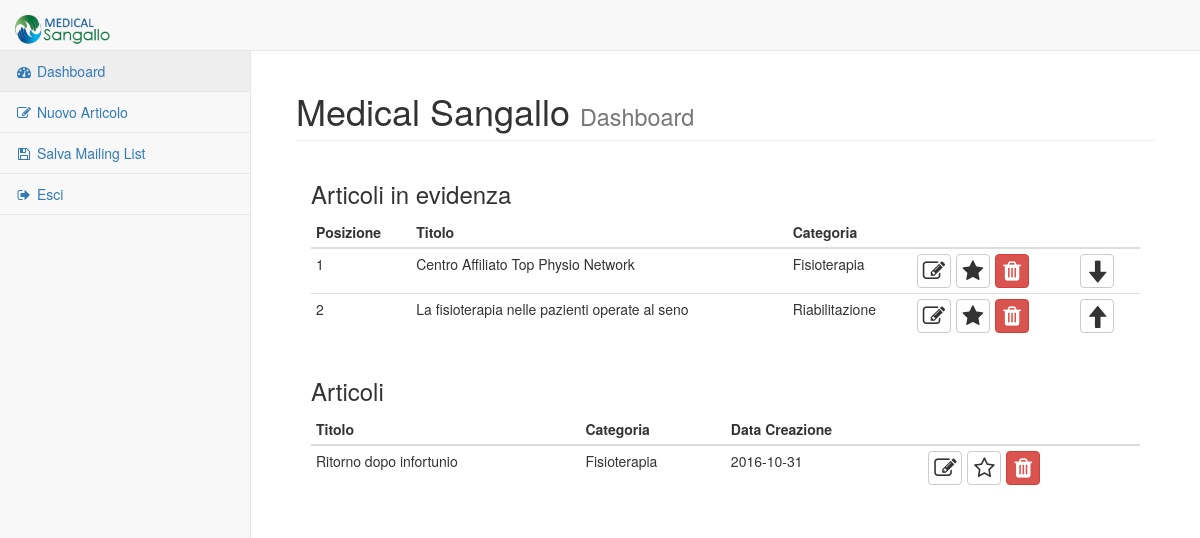
The page /administrator/dashboard.php (signed in) on the database as committed earlier.
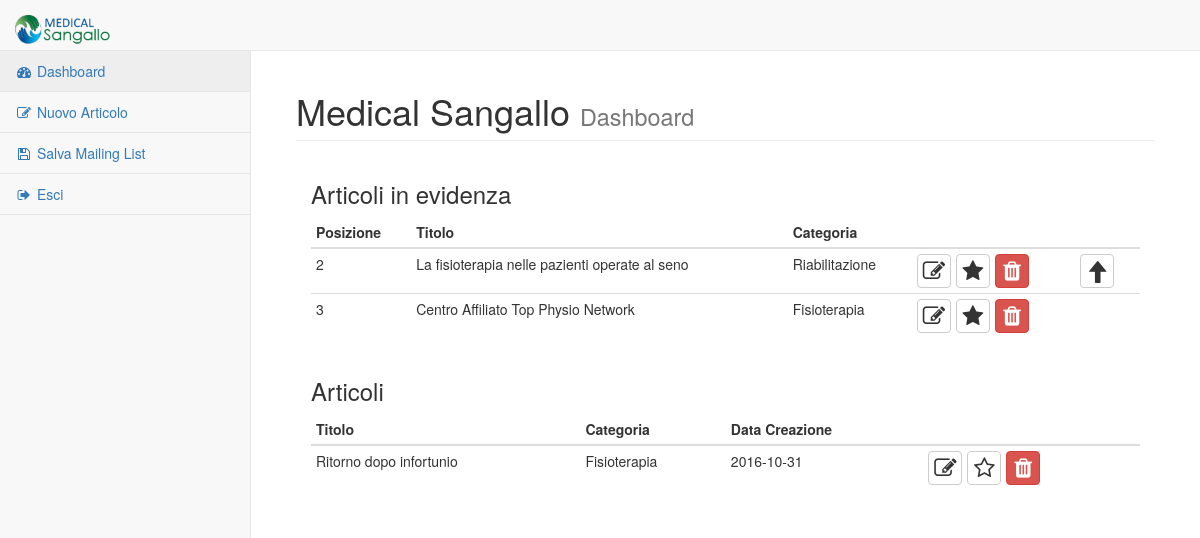
The same page on the database as committed later.
### tables this page shows
CREATE TABLE articolo (id INTEGER PRIMARY KEY AUTOINCREMENT, titolo TEXT UNIQUE NOT NULL, sottotitolo TEXT UNIQUE NOT NULL, testo TEXT NOT NULL, homepage INT DEFAULT 0, data_creazione DATE DEFAULT CURRENT_DATE NOT NULL, posizione INT DEFAULT 0, categoria STRING (50) NOT NULL, pathImg STRING);

### administrator/php/variabili.php (called while the page is built, shortened)
<?php
$header = "html/header.html";
$footer = "html/footer.html";
$home = "../index.html";
$changeStatus = "changeStatus.php";
$deleteArticolo = "deleteArticolo.php";
$changeOrder = "changeOrder.php";
$pagine = array(
    array(
        'nome' => 'Dashboard',
        'link' => 'dashboard.php',
        'icon' => 'dashboard'
    ),
    array(
        'nome' => 'Nuovo Articolo',
        'link' => 'nuovoArticolo.php',
        'icon' => 'edit'
    ),
    array(
        'nome' => 'Salva Mailing List',
        'link' => 'mailingList.php',
        'icon' => 'save'
    ),
    array(
        'nome' => 'Esci',
        'link' => 'logout.php',
        'icon' => 'sign-out'
    )
);

### administrator/php/template.php (the view, shortened to what this page needs)
<?php
require_once("php/variabili.php");
require_once("php/utility.php");
function printNavbar()
{
    global $home;
    echo '<nav class="navbar navbar-default navbar-static-top" role="navigation" style="margin-bottom: 0">';
    echo '<div class="navbar-header">';
    echo '<a class="navbar-brand" href="' . $home . '">';
    echo '<img src="img/logo.png" alt="" style="height: 30px;">';
    echo '</a>';
    echo '</div>';
    printSidebar();
    echo '</nav';
}
function printSidebar()
{
    global $pagine;
    echo '<div class="navbar-default sidebar" role="navigation">';
    echo '<div class="sidebar-nav navbar-collapse">';
    echo '<ul class="nav" id="side-menu">';
    for ($x = 0; $x < count($pagine); $x++) {
        echo '<li>';
        echo '<a href="' . $pagine[$x]['link'] . '"><i class="fa fa-' . $pagine[$x]['icon'] . ' fa-fw"></i> ' . $pagine[$x]['nome'] . '</a>';
        echo '</li>';
    }
    echo '</ul>';
    echo '</div>';
    echo '</div>';
}
function printRowDashbordInEvidenza($articolo)
{
    echo "<tr>";
    echo "<td>" . $articolo['posizione'] . "</td>";
    echo "<td>" . $articolo['titolo'] . "</td>";
    echo "<td>" . $articolo['categoria'] . "</td>";
    echo "<td>";
    echo '<div style="display: inline-flex;">';
    editButton($articolo['id']);
    starButton($articolo['id'], $articolo['homepage']);
    deleteButton($articolo['id']);
    echo "</div>";
    echo "</td>";
    echo '<td>';
    arrow($articolo['id'], $articolo['posizione']);
    echo '</td>';
    echo "</tr>";
}
function printRowDashbord($articolo)
{
    echo "<tr>";
    echo "<td>" . $articolo['titolo'] . "</td>";
    echo "<td>" . $articolo['categoria'] . "</td>";
    echo "<td>" . $articolo['data_creazione'] . "</td>";
    echo "<td>";
    echo '<div style="display: inline-flex;">';
    starButton($articolo['id'], $articolo['homepage']);
    echo "</div>";
    echo "</td>";
    echo "</tr>";
}
function arrow($id, $posizione)
{
    global $changeOrder;
    $numeroArticoli = getNumeroArticoli();
    echo '<div style="display: inline-flex;">';
    if ($posizione != 1 && $posizione <= $numeroArticoli) {
        echo '<form action="' . $changeOrder . '" method="post">';
        echo '<button type="submit" class="btn btn-social-icon btn-default btn-dash"><span class="glyphicon glyphicon-arrow-up" aria-hidden="true"></span></button>';
        echo '</form>';
    }
    if ($posizione >= 1 && $posizione < $numeroArticoli) {
        echo '<form action="' . $changeOrder . '" method="post">';
        echo '<button type="submit" class="btn btn-social-icon btn-default btn-dash"><span class="glyphicon glyphicon-arrow-down" aria-hidden="true"></span></button>';
        echo '</form>';
    }
    echo '</div>';
}
function starButton($id, $status)
{
    global $changeStatus;
    if ($status == 0) {
        echo '<form action="' . $changeStatus . '" method="post">';
        echo '<button type="submit" class="btn btn-social-icon btn-default btn-dash"><i class="fa fa-star-o"></i></button>';
        echo '</form>';
    } else {
        echo '<form action="' . $changeStatus . '" method="post">';
        echo '<button type="submit" class="btn btn-social-icon btn-default btn-dash"><i class="fa fa-star"></i></button>';
        echo '</form>';
    }
}
function editButton($id)
{
    echo '<form action="modifica.php" method="post">';
    echo '<button type="submit" class="btn btn-social-icon btn-default btn-dash"><i class="fa fa-edit"></i></button>';
    echo '</form>';
}
function deleteButton($id)
{
    global $deleteArticolo;
    echo '<form action="' . $deleteArticolo . '" method="post">';
    echo '<button type="submit" class="btn btn-social-icon btn-danger"><i class="fa fa-trash"></i></button>';
    echo '</form>';
}

### administrator/dashboard.php (shortened to what this page needs)
<?php require_once("php/variabili.php"); ?>
<?php require_once("php/template.php"); ?>
<?php require_once("php/utility.php"); ?>
<?php echo file_get_contents($header); ?>
<?php printNavbar() ?>
<div id="page-wrapper">
    <div class="container-fluid">
        <div class="row">
            <div class="col-lg-12">
                <h1 class="page-header">
                    Medical Sangallo
                    <small>Dashboard</small>
                </h1>
                <div class="container-fluid">
                    <h3>Articoli in evidenza</h3>
                    <table class="table table-condensed table-responsive">
                        <thead>
                        <tr>
                            <th>Posizione</th>
                            <th>Titolo</th>
                            <th>Categoria</th>
                            <th></th>
                            <th></th>
                        </tr>
                        </thead>
                        <tbody>
                        <?php
                        printArticoliInEvidenza();
                        ?>
                        </tbody>
                    </table>
                </div>
                <div class="container-fluid">
                    <h3>Articoli</h3>
                    <table class="table table-condensed table-responsive">
                        <thead>
                        <tr>
                            <th>Titolo</th>
                            <th>Categoria</th>
                            <th>Data Creazione</th>
                            <th></th>
                        </tr>
                        </thead>
                        <tbody>
                        <?php
                        printArticoliNotInEvidenza();
                        ?>
                        </tbody>
                    </table>
                </div>
            </div>
        </div>
    </div>
</div>
<?php echo file_get_contents($footer); ?>

### administrator/php/utility.php (shortened to what this page needs)
<?php
require_once('variabili.php');
$database = "database/medicalSangallo.db";
function getNumeroArticoli()
{
    $results = getArticoliInEvidenza();
    $count = 0;
    while ($articolo = $results->fetchArray()) {
        $count++;
    }
    return $count;
}
function getArticoliInEvidenza()
{
    global $database;
    $db = new SQLite3($database);
    $query = 'select * from articolo where homepage=1 order by posizione';
    $results = $db->query($query);
    return $results;
}
function printArticoliInEvidenza(){
    $results = getArticoliInEvidenza();
    while ($articolo = $results->fetchArray()) {
        printRowDashbordInEvidenza($articolo);
    }
    return $results;
}
function printArticoliNotInEvidenza(){
    global $database;
    $db = new SQLite3($database);
    $query = 'select * from articolo where homepage=0';
    $results = $db->query($query);
    while ($articolo = $results->fetchArray()) {
        printRowDashbord($articolo);
    }
    return $results;
}

Rows that differ between the two databases and show on the page:
changed articolo "La fisioterapia nelle pazienti operate al seno": moves up the list
changed articolo "Centro Affiliato Top Physio Network": posizione "1" → "3"
